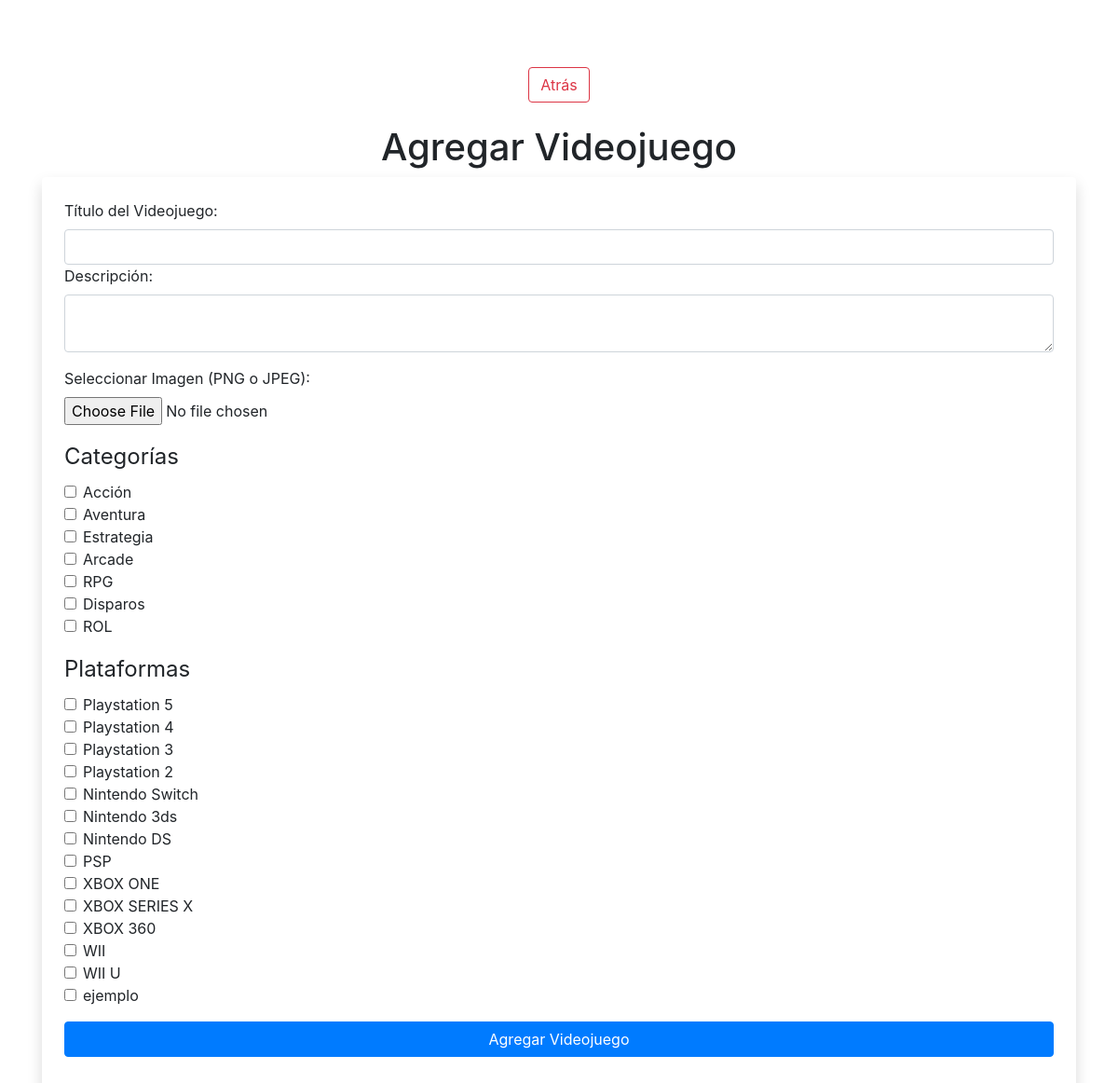
The app's page /zona_admin/gestionar_videojuegos/agregar_videojuego.php with its own data.
### tables this page shows
CREATE TABLE `categoria` (
  `ID` int(30) NOT NULL,
  `nombre` varchar(30) NOT NULL
);

CREATE TABLE `plataforma` (
  `ID` int(11) NOT NULL,
  `nombre` varchar(30) NOT NULL
);

### zona_admin/gestionar_videojuegos/agregar_videojuego.php (the view, shortened to what this page needs)
<?php
require_once '../../conexion_be.php';
$consulta = $db->query("SELECT id, nombre FROM categoria");
$categorias = $consulta->fetchAll(PDO::FETCH_ASSOC);
$consulta = $db->query("SELECT id, nombre FROM plataforma");
$plataformas = $consulta->fetchAll(PDO::FETCH_ASSOC);
?>
<!DOCTYPE html>
<html lang="es">
<head>
    <link href="https://maxcdn.bootstrapcdn.com/bootstrap/4.5.2/css/bootstrap.min.css" rel="stylesheet">
</head>
<body class="container my-5">
    <div class="d-flex align-items-center justify-content-center pb-4">
        <a href="gestion_videojuegos.php" class="btn btn-outline-danger mt-4">Atrás</a>
    </div>
    <h1 class="text-center">Agregar Videojuego</h1>
    <form id="formularioVideojuego" action="agregar_videojuego.php" method="POST" enctype="multipart/form-data" class="p-4 shadow rounded">
    <div class="form-group">
        <label for="titulo">Título del Videojuego:</label>
            <input type="text" name="titulo" id="titulo" class="form-control" required oninput="validarTitulo()">
        <div class="form-group">
            <label for="descripcion">Descripción:</label>
            <textarea name="descripcion" id="descripcion" class="form-control"></textarea>
        </div>
        <div class="form-group">
            <label for="imagen">Seleccionar Imagen (PNG o JPEG):</label>
            <input type="file" name="imagen" id="imagen" class="form-control-file" accept="image/png, image/jpeg">
        </div>
        <fieldset class="form-group">
            <legend>Categorías</legend>
            <?php foreach ($categorias as $categoria): ?>
                <div class="form-check">
                    <input type="checkbox" name="categorias[]" value="<?php echo $categoria['id']; ?>" class="form-check-input categoria-checkbox">
                    <label class="form-check-label"><?php echo htmlspecialchars($categoria['nombre']); ?></label>
                </div>
            <?php endforeach; ?>
        </fieldset>
        <fieldset class="form-group">
            <legend>Plataformas</legend>
            <?php foreach ($plataformas as $plataforma): ?>
                <div class="form-check">
                    <input type="checkbox" name="plataformas[]" value="<?php echo $plataforma['id']; ?>" class="form-check-input plataforma-checkbox" onchange="precioCheckboxes(this)">
                    <label class="form-check-label"><?php echo htmlspecialchars($plataforma['nombre']); ?></label>
                </div>
            <?php endforeach; ?>
        </fieldset>
        <button type="submit" class="btn btn-primary btn-block">Agregar Videojuego</button>
    </form>
</body>
</html>

### records on screen
categoria: nombre "Acción"
categoria: nombre "Aventura"
categoria: nombre "Estrategia"
categoria: nombre "Arcade"
categoria: nombre "RPG"
categoria: nombre "Disparos"
categoria: nombre "ROL"
plataforma: nombre "Playstation 5"
plataforma: nombre "Playstation 4"
plataforma: nombre "Playstation 3"
plataforma: nombre "Playstation 2"
plataforma: nombre "Nintendo Switch"
plataforma: nombre "Nintendo 3ds"
plataforma: nombre "Nintendo DS"
plataforma: nombre "PSP"
plataforma: nombre "XBOX ONE"
plataforma: nombre "XBOX SERIES X"
plataforma: nombre "XBOX 360"
plataforma: nombre "WII"
plataforma: nombre "WII U"
plataforma: nombre "ejemplo"
